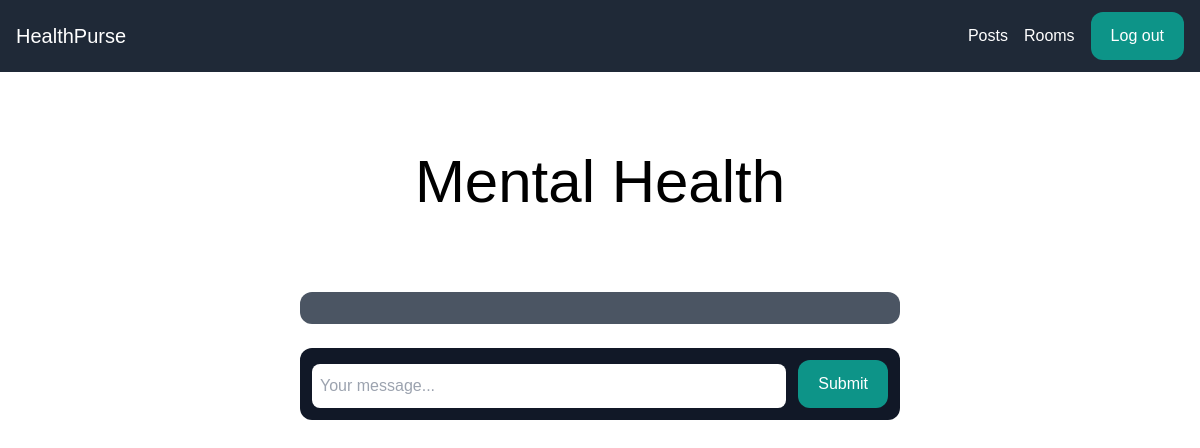
The page /rooms/mental/ (signed in) on the database as committed earlier.
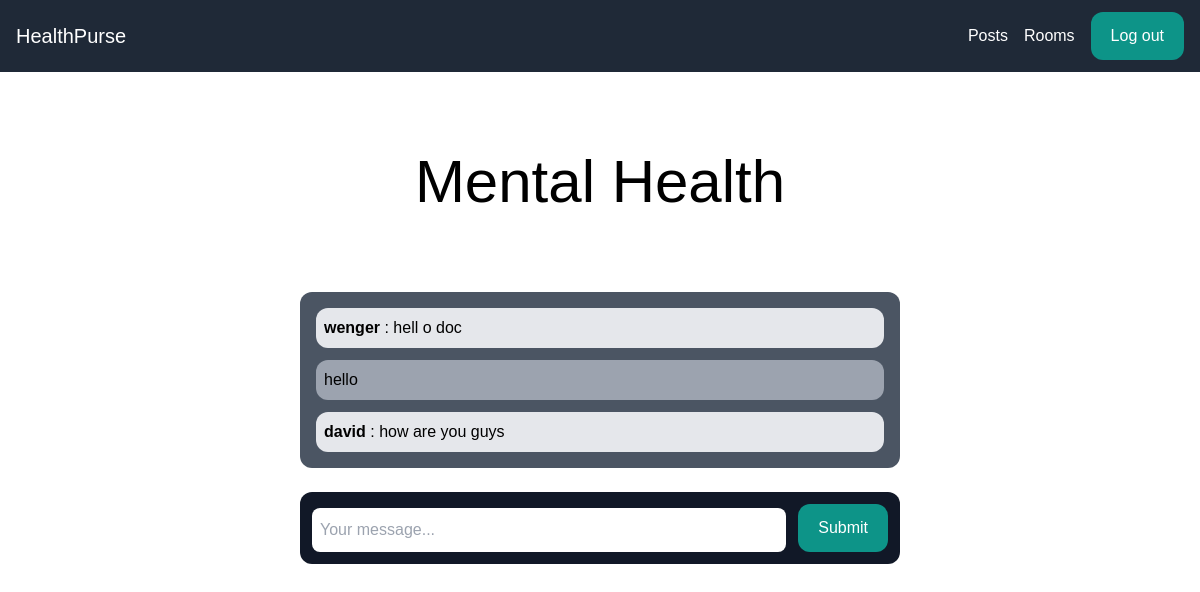
The same page on the database as committed later.
### room/models.py (models this page shows)
class Message(models.Model):
    room = models.ForeignKey(Room, related_name='messages', on_delete=models.CASCADE)
    user = models.ForeignKey(User, related_name='messages', on_delete=models.CASCADE)
    content = models.TextField()
    date_added = models.DateTimeField(auto_now_add=True)
    class Meta:
        ordering = ('date_added',)

### room/views.py (the view)
# urls.py: path('rooms/', include('room.urls')),
@login_required
def room(request, slug):
    room = Room.objects.get(slug=slug)
    messages = Message.objects.filter(room=room)[0:25]
    return render(request, 'room/room.html', {'room': room, 'messages': messages})

### room/templates/room/room.html (shortened to what this page needs)
{% extends 'core/base.html' %}
{% block content %}
<div class="p-10 lg:p-20 text-center">
    <h1 class="text-3xl lg:text-6xl">{{ room.name }}</h1>
</div>
<div class="lg:w-2/4 mx-4 lg:mx-auto p-4 bg-gray-600 rounded-xl">
    <div class="chat-messages space-y-3" id="chat-messages">
        {% for m in messages %}
            {% if m.user == request.user%}
                    <div class=" small rounded-xl p-2 bg-gray-400">
                        {{ m.content }}<br>
                    </div>
            {% else %}
                <div class=''>
                    <div class="py-2 px-2 rounded-xl bg-gray-200">
                        <b class='mt-2'>{{ m.user.username }} </b>: {{ m.content }}<br>
                    </div>
                </div>
            {% endif %}
        {% endfor %}
    </div>
</div>
<div class="lg:w-2/4 mt-6 mx-4 lg:mx-auto p-3 bg-gray-900 rounded-xl">
    <form method="post" action="." class="flex">
        <input type="text" name="content" class="flex-1 mr-3" placeholder="Your message..." id="chat-message-input">
        <button
        class="px-5 py-3 rounded-xl text-white bg-teal-600 hover:bg-teal-400"
        id="chat-message-submit">
            Submit
        </button>
    </form>
</div>
{% endblock %}

Rows that differ between the two databases and show on the page:
added Message: user.username "wenger", content "hell o doc"
added Message: content "hello"
added Message: user.username "david", content "how are you guys"
